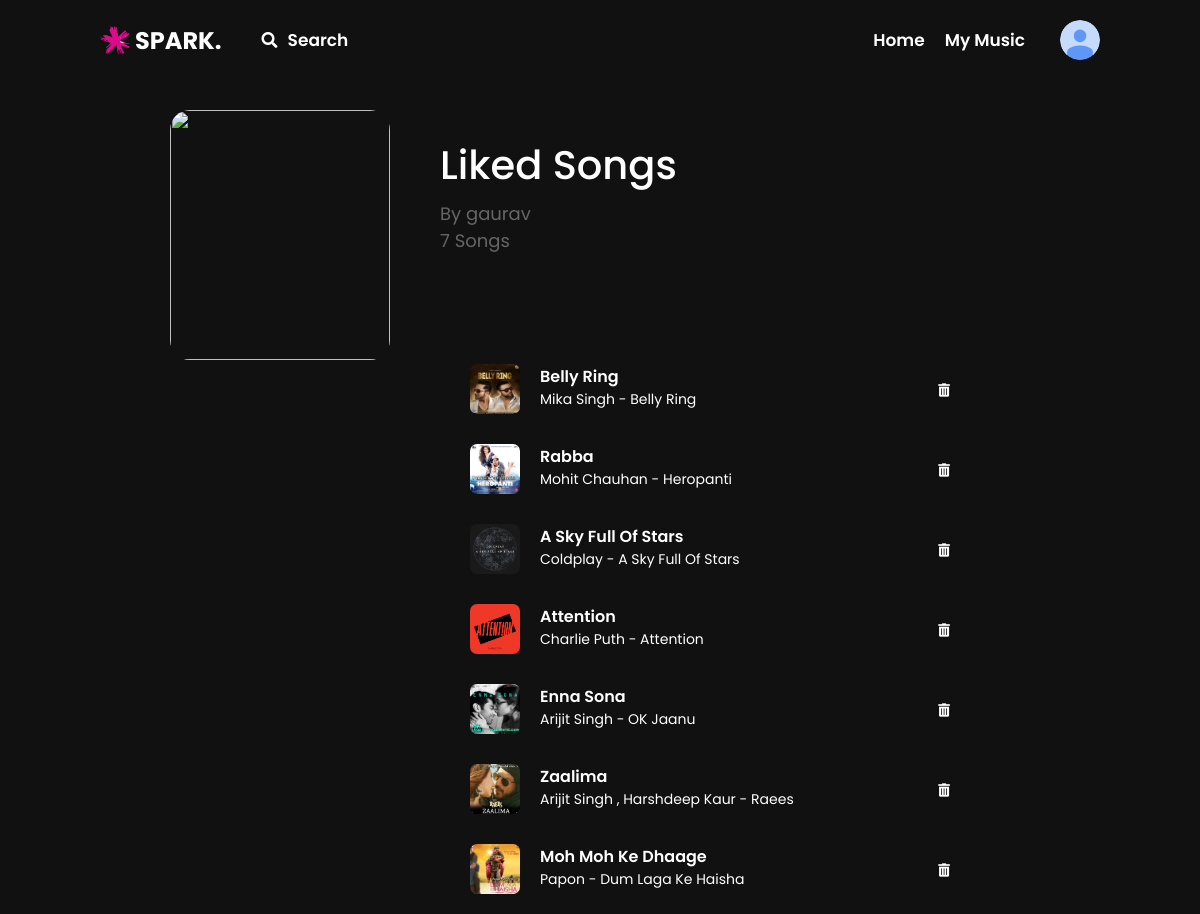
Screenshot of /liked-songs/ (signed in) with the database file from the repository.
### musicapp/models.py (models this page shows, shortened)
class Song(models.Model):
    language_choice = (("Hindi", "Hindi"), ("English", "English"))
    name = models.CharField(max_length=200)
    album = models.CharField(max_length=200)
    artists = models.CharField(max_length=200)
    release_date = models.IntegerField()
    language = models.CharField(max_length=30, choices=language_choice, default="Hindi")
    song_thumbnail = models.FileField()
    song_mp3 = models.FileField()

### musicapp/views.py (the view, shortened to what this page needs)
# urls.py: path('liked-songs/', views.liked_songs, name='liked-songs'),
@login_required(login_url="login")
def liked_songs(request):
    songs = list(Song.objects.filter(favourite__user=request.user, favourite__is_fav=True).distinct())[::-1]
    context = {
        "liked_songs": songs,
        "liked_count": len(songs),
    }
    return render(request, "musicapp/liked-songs.html", context=context)

### templates/musicapp/liked-songs.html (shortened to what this page needs)
{% extends 'base.html' %}
{% load static %}
{% block body %}
<div class="container">
    <div class="left-image-container">
        <div class="playlist-image">
            <img
                src="https://img.wynk.in/unsafe/220x220/filters:no_upscale():format(webp)/https://wynk-music-cms.s3.ap-south-1.amazonaws.com/like_playlist/Round%403x.png">
        </div>
    </div>
    <div class="right-container">
        <h1>Liked Songs</h1>
        <p>By {{ request.user }}</p>
        {% if liked_count == 1 %}
        <p>{{ liked_count }} Song</p>
        {% else %}
        <p>{{ liked_count }} Songs</p>
        {% endif %}
        <div class="song-card-wrapper">
            {% for song in liked_songs %}
            <div class="song-card">
                <a href="{% url 'details' song.id %}">
                    <div class="song-wrapper">
                        <div class="song-img">
                            <img src="{{ song.song_thumbnail.url }}"
                                alt="Song Thumbnail">
                        </div>
                        <div class="song-desc-wrapper">
                            <div class="song-name">{{ song.name }}</div>
                            <div class="song-album">{{ song.artists }} - {{ song.album }}</div>
                        </div>
                    </div>
                </a>
                <form action="" method="post">
                    <button class="fav" name="rm-fav" type="submit" value="{{ song.id }}">
                        <i class="fas fa-trash-alt"></i>
                    </button>
                </form>
            </div>
            {% endfor %}
        </div>
    </div>
</div>
{% endblock body %}

### templates/base.html (style rules this page uses)
* { margin: 0; padding: 0; box-sizing: border-box; font-family: "Poppins", sans-serif; }
body { background-color: #111; }
a { text-decoration: none; }
img { height: 100%; width: 100%; object-fit: cover; border-radius: 7px; }
h1 { font-size: 22px; margin-bottom: 5px; }

### templates/musicapp/liked-songs.html (style rules this page uses)
.container { display: flex; padding-top: 110px; margin: 0px 170px; }
.playlist-image img { height: 250px; width: 220px; object-fit: contain; border-radius: 20px; }
.right-container { padding-top: 25px; margin: 0px 50px; width: 100%; color: #fff; }
.right-container h1 { font-size: 40px; font-weight: 500; }
.right-container p { font-size: 18px; color: #666; }
.song-card-wrapper { margin-top: 100px; }
.song-card { display: flex; justify-content: space-between; align-items: center; padding: 10px 20px; margin: 10px; }
.song-wrapper { display: flex; cursor: pointer; }
.song-img { height: 50px; width: 50px; }
.song-img img { object-fit: contain; }
.song-desc-wrapper { margin: 0px 20px; color: #fff; }
.song-name { font-size: 16px; font-weight: 600; }
.song-album { font-size: 14px; font-weight: 400; }
.song-card .fav { cursor: pointer; background: none; color: #fff; border: none; }

### rows the page displays
Song: song_thumbnail (picture), name "Belly Ring", artists "Mika Singh", album "Belly Ring", {{ song.id }} 10 (drawn)
Song: song_thumbnail (picture), name "Rabba", artists "Mohit Chauhan", album "Heropanti", {{ song.id }} 4 (drawn)
Song: song_thumbnail (picture), name "A Sky Full Of Stars", artists "Coldplay", album "A Sky Full Of Stars", {{ song.id }} 14 (drawn)
Song: song_thumbnail (picture), name "Attention", artists "Charlie Puth", album "Attention", {{ song.id }} 13 (drawn)
Song: song_thumbnail (picture), name "Enna Sona", artists "Arijit Singh", album "OK Jaanu", {{ song.id }} 5 (drawn)
Song: song_thumbnail (picture), name "Zaalima", artists "Arijit Singh , Harshdeep Kaur", album "Raees", {{ song.id }} 2 (drawn)
Song: song_thumbnail (picture), name "Moh Moh Ke Dhaage", artists "Papon", album "Dum Laga Ke Haisha", {{ song.id }} 1 (drawn)

### other values shown
{{ request.user }} "gaurav"
{{ liked_count }} "7"
